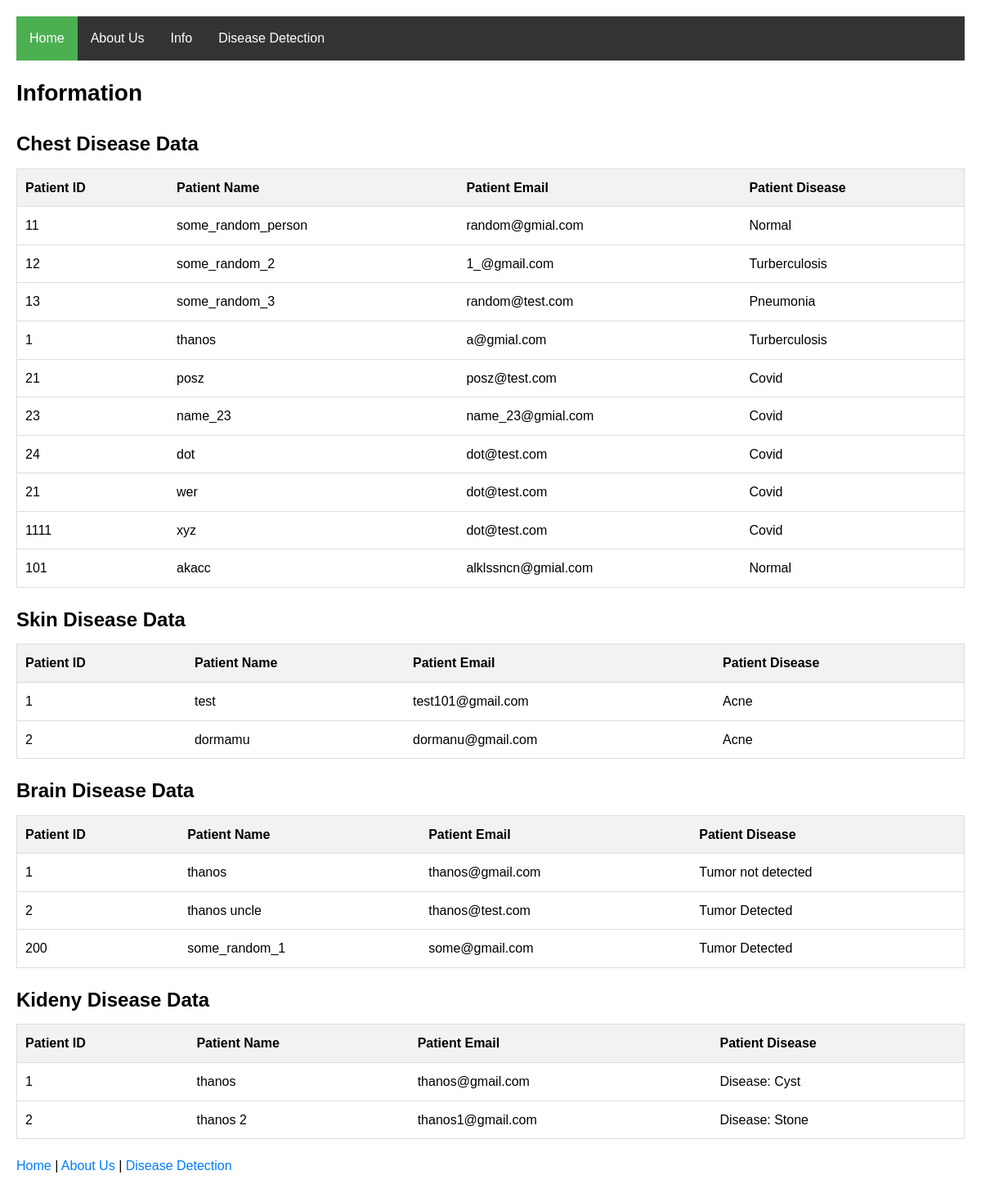
The app's page /info/ with its own data.
### disease_detection/models.py (models this page shows)
class ChestDiseaseModel(models.Model):
    p_id=models.CharField(max_length=100)
    p_name=models.CharField(max_length=100)
    p_email=models.EmailField(max_length=100)
    p_image=models.ImageField(upload_to="posts",null=True)
    p_disease=models.CharField(max_length=100,default="Not determined")

class SkinDiseaseModel(models.Model):
    p_id=models.CharField(max_length=100)
    p_name=models.CharField(max_length=100)
    p_email=models.EmailField(max_length=100)
    p_image=models.ImageField(upload_to="posts",null=True)
    p_disease=models.CharField(max_length=100,default="Not determined")

class BrainTumorModel(models.Model):
    p_id=models.CharField(max_length=100)
    p_name=models.CharField(max_length=100)
    p_email=models.EmailField(max_length=100)
    p_image=models.ImageField(upload_to="posts",null=True)
    p_disease=models.CharField(max_length=100,default="Not determined")

class KidneyDiseaseModel(models.Model):
    p_id=models.CharField(max_length=100)
    p_name=models.CharField(max_length=100)
    p_email=models.EmailField(max_length=100)
    p_image=models.ImageField(upload_to="posts",null=True)
    p_disease=models.CharField(max_length=100,default="Not determined")

### disease_detection/views.py (the view)
# urls.py: path('info/', views.info, name='info'),
def info(request):
    chest_disease_data = ChestDiseaseModel.objects.all()
    brain_tumor_data = BrainTumorModel.objects.all()
    skin_disease_data = SkinDiseaseModel.objects.all()
    kidney_disease_data = KidneyDiseaseModel.objects.all()
    return render(request, 'info.html', {
        'chest_disease_data': chest_disease_data,
        'brain_tumor_data': brain_tumor_data,
        'skin_disease_data': skin_disease_data,
        'kidney_disease_data': kidney_disease_data,
    })

### disease_detection/templates/info.html (shortened to what this page needs)
{% load static %}
<!DOCTYPE html>
<html>
<head>
    <link rel="stylesheet" href="{% static 'css/info.css' %}">
</head>
<body>
    <div class="navbar">
        <a href="{% url 'home' %}" class="active">Home</a>
        <a href="{% url 'about_us' %}">About Us</a>
        <a href="{% url 'info' %}">Info</a>
        <a href="{% url 'detection' %}">Disease Detection</a>
    </div>
    <h1>Information</h1>
    <h2>Chest Disease Data</h2>
    <table>
        <thead>
            <tr>
                <th>Patient ID</th>
                <th>Patient Name</th>
                <th>Patient Email</th>
                <th>Patient Disease</th>
            </tr>
        </thead>
        <tbody>
            {% for item in chest_disease_data %}
                <tr>
                    <td>{{ item.p_id }}</td>
                    <td>{{ item.p_name }}</td>
                    <td>{{ item.p_email }}</td>
                    <td>{{item.p_disease}}</td>
                </tr>
            {% endfor %}
        </tbody>
    </table>
    <h2>Skin Disease Data</h2>
    <table>
        <thead>
            <tr>
                <th>Patient ID</th>
                <th>Patient Name</th>
                <th>Patient Email</th>
                <th>Patient Disease</th>
            </tr>
        </thead>
        <tbody>
            {% for item in skin_disease_data %}
                <tr>
                    <td>{{ item.p_id }}</td>
                    <td>{{ item.p_name }}</td>
                    <td>{{ item.p_email }}</td>
                    <td>{{item.p_disease}}</td>
                </tr>
            {% endfor %}
        </tbody>
    </table>
    <h2>Brain Disease Data</h2>
    <table>
        <thead>
            <tr>
                <th>Patient ID</th>
                <th>Patient Name</th>
                <th>Patient Email</th>
                <th>Patient Disease</th>
            </tr>
        </thead>
        <tbody>
            {% for item in brain_tumor_data %}
                <tr>
                    <td>{{ item.p_id }}</td>
                    <td>{{ item.p_name }}</td>
                    <td>{{ item.p_email }}</td>
                    <td>{{item.p_disease}}</td>
                </tr>
            {% endfor %}
        </tbody>
    </table>
    <h2>Kideny Disease Data</h2>
    <table>
        <thead>
            <tr>
                <th>Patient ID</th>
                <th>Patient Name</th>
                <th>Patient Email</th>
                <th>Patient Disease</th>
            </tr>
        </thead>
        <tbody>
            {% for item in kidney_disease_data %}
                <tr>
                    <td>{{ item.p_id }}</td>
                    <td>{{ item.p_name }}</td>
                    <td>{{ item.p_email }}</td>
                    <td>{{item.p_disease}}</td>
                </tr>
            {% endfor %}
        </tbody>
    </table>
    <a href="{% url 'home' %}">Home</a> | <a href="{% url 'about_us' %}">About Us</a> | <a href="{% url 'detection' %}">Disease Detection</a>
</body>
</html>

### disease_detection/static/css/info.css (style rules this page uses)
.navbar { background-color: #333; overflow: hidden; }
.navbar a { float: left; color: white; text-align: center; padding: 14px 16px; text-decoration: none; }
.navbar a.active { background-color: #4CAF50; }
body { font-family: Arial, sans-serif; line-height: 1.6; margin: 20px; }
h1 { font-size: 28px; margin-bottom: 20px; }
h2 { font-size: 24px; margin-bottom: 10px; }
table { width: 100%; border-collapse: collapse; margin-bottom: 20px; border: 1px solid #ddd; }
th, td { padding: 10px; text-align: left; border-bottom: 1px solid #ddd; }
th { background-color: #f2f2f2; }
a { color: #007BFF; text-decoration: none; }

### records on screen
ChestDiseaseModel: p_id "11", p_name "some_random_person", p_email "random@gmial.com", p_disease "Normal"
ChestDiseaseModel: p_id "12", p_name "some_random_2", p_email "1_@gmail.com", p_disease "Turberculosis"
ChestDiseaseModel: p_id "13", p_name "some_random_3", p_email "random@test.com", p_disease "Pneumonia"
ChestDiseaseModel: p_id "1", p_name "thanos", p_email "a@gmial.com", p_disease "Turberculosis"
ChestDiseaseModel: p_id "21", p_name "posz", p_email "posz@test.com", p_disease "Covid"
ChestDiseaseModel: p_id "23", p_name "name_23", p_email "name_23@gmial.com", p_disease "Covid"
ChestDiseaseModel: p_id "24", p_name "dot", p_email "dot@test.com", p_disease "Covid"
ChestDiseaseModel: p_id "21", p_name "wer", p_email "dot@test.com", p_disease "Covid"
ChestDiseaseModel: p_id "1111", p_name "xyz", p_email "dot@test.com", p_disease "Covid"
ChestDiseaseModel: p_id "101", p_name "akacc", p_email "alklssncn@gmial.com", p_disease "Normal"
SkinDiseaseModel: p_id "1", p_name "test", p_email "test101@gmail.com", p_disease "Acne"
SkinDiseaseModel: p_id "2", p_name "dormamu", p_email "dormanu@gmail.com", p_disease "Acne"
BrainTumorModel: p_id "1", p_name "thanos", p_email "thanos@gmail.com", p_disease "Tumor not detected"
BrainTumorModel: p_id "2", p_name "thanos uncle", p_email "thanos@test.com", p_disease "Tumor Detected"
BrainTumorModel: p_id "200", p_name "some_random_1", p_email "some@gmail.com", p_disease "Tumor Detected"
KidneyDiseaseModel: p_id "1", p_name "thanos", p_email "thanos@gmail.com", p_disease "Disease: Cyst"
KidneyDiseaseModel: p_id "2", p_name "thanos 2", p_email "thanos1@gmail.com", p_disease "Disease: Stone"
